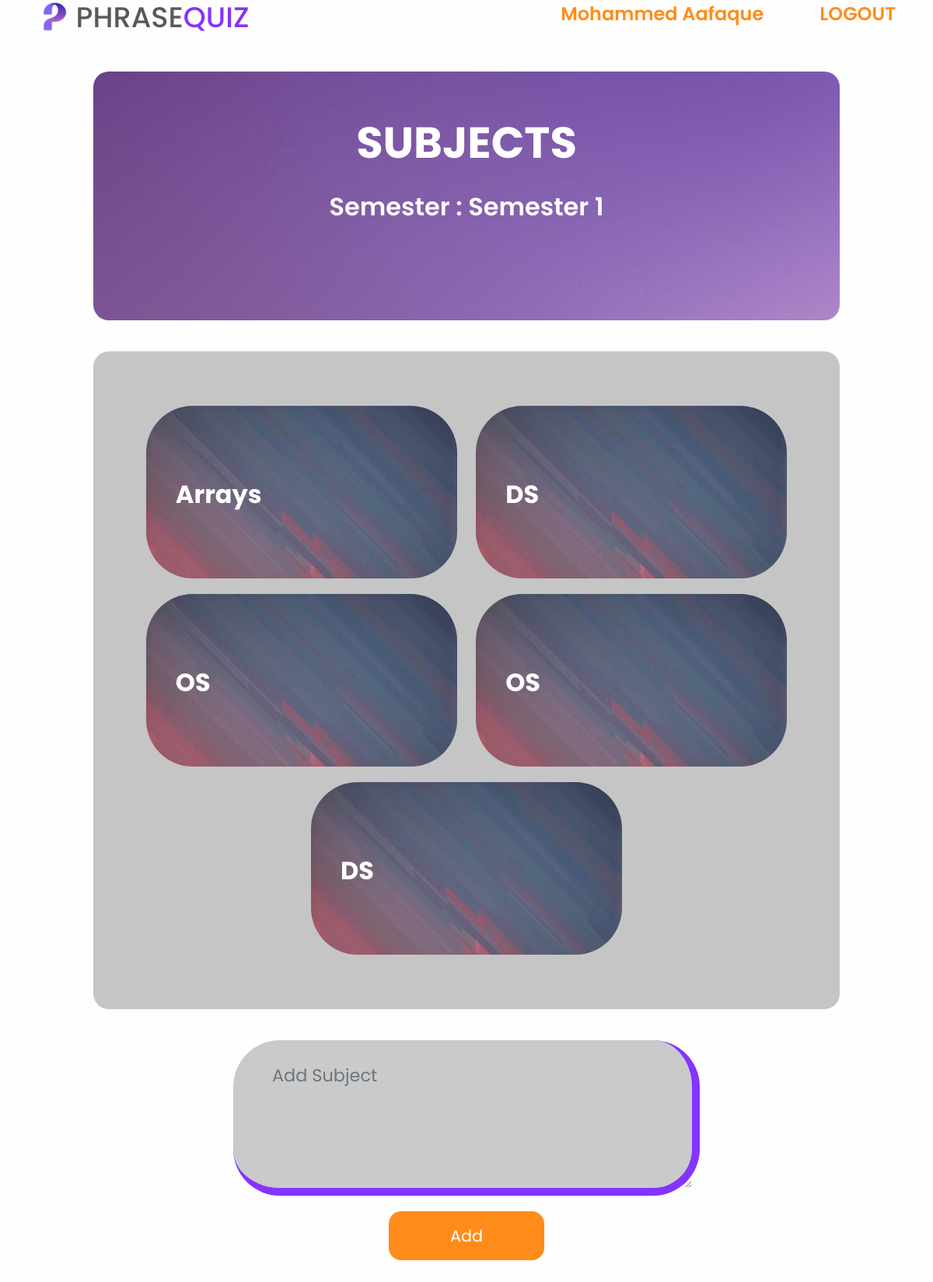
Page /semester/1 (signed in) on the earlier database version.
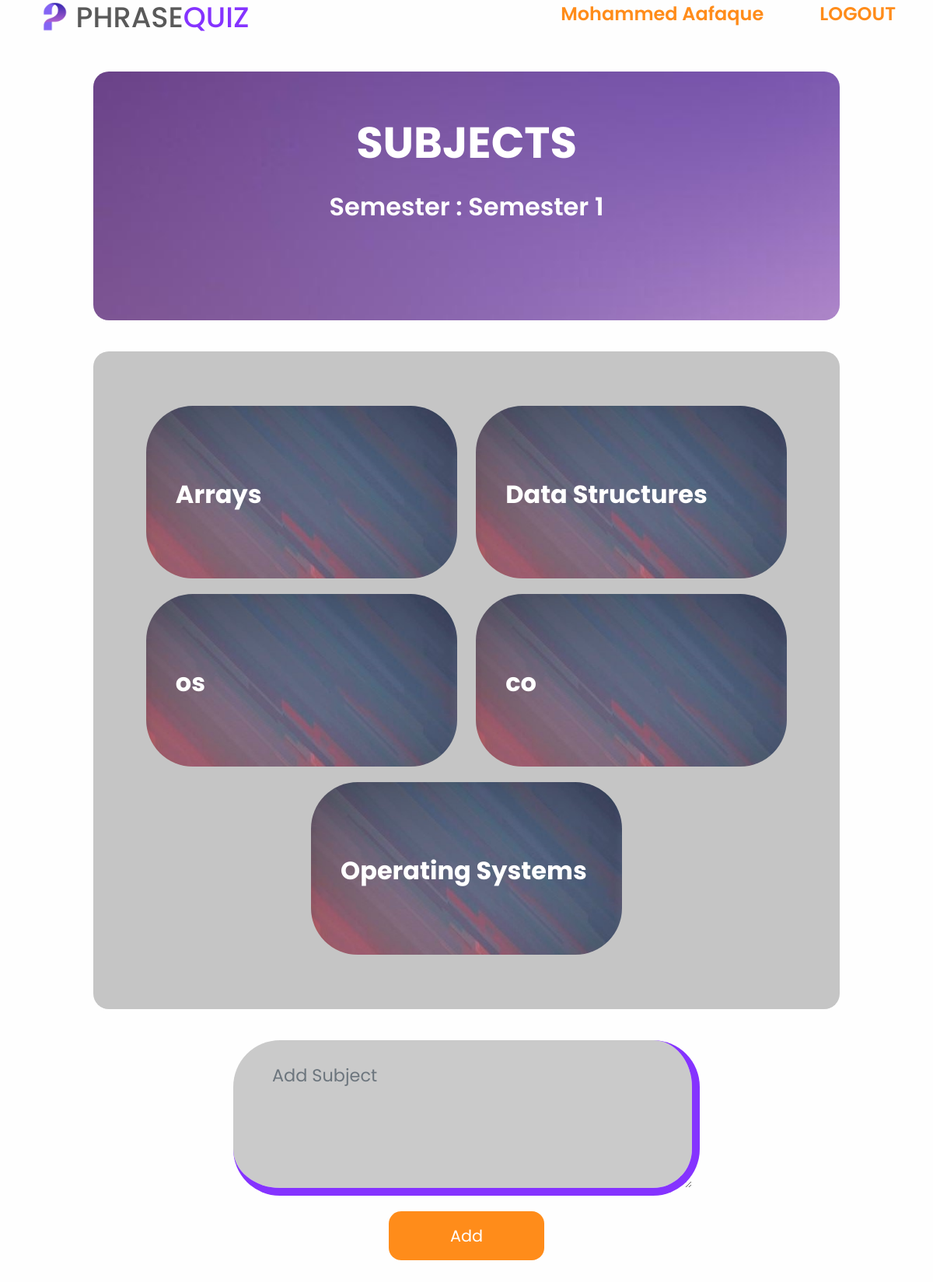
Same page on the later database version.
### website/models.py (models this page shows)
class User(db.Model, UserMixin):
    id = db.Column(db.Integer, primary_key=True)
    email = db.Column(db.String(150), unique=True)
    password = db.Column(db.String(150))
    full_name = db.Column(db.String(150))
    institution_name = db.Column(db.String(150))
    department = db.Column(db.String(300))
    designation = db.Column(db.String(150))
    sems = db.relationship('Semester')

class Semester(db.Model):
    id = db.Column(db.Integer, primary_key=True)
    sem = db.Column(db.String(50))
    user_id = db.Column(db.Integer, db.ForeignKey('user.id'))
    subs = db.relationship('Subject')

class Subject(db.Model):
    id = db.Column(db.Integer, primary_key=True)
    subject_ame = db.Column(db.String(200))
    semester_id = db.Column(db.Integer, db.ForeignKey('semester.id'))
    mods = db.relationship('Module')
    mcqs = db.relationship('MCQ')

### website/views.py (the view, shortened to what this page needs)
@views.route('/semester/<semId>', methods=['GET', 'POST'])
@login_required
def subjects(semId):
    sem = Semester.query.filter_by(id=semId).first()
    return render_template("subjects.html", sem=sem, user=current_user)

### website/__init__.py (called while the page is built)
def create_app():
    app = Flask(__name__)
    app.config['SECRET_KEY'] = 'AQP'
    app.config['SQLALCHEMY_DATABASE_URI'] = f'sqlite:///{DB_NAME}'
    db.init_app(app)
    login_manager = LoginManager()
    login_manager.login_view = 'auth.login'
    login_manager.init_app(app)
    @login_manager.user_loader
    def load_user(id):
        return User.query.get(int(id))
    from .views import views
    from .auth import auth
    app.register_blueprint(views, url_prefix='/')
    app.register_blueprint(auth, url_prefix='/')
    from .models import User, Semester
    create_database(app)
    login_manager = LoginManager()
    login_manager.login_view = 'auth.login'
    login_manager.init_app(app)
    @login_manager.user_loader
    def load_user(id):
        return User.query.get(int(id))
    return app

### website/templates/subjects.html (shortened to what this page needs)
{% extends "base.html" %} {% block title %}Subjects{% endblock %}{% block
content %}
<div class="subject-header-img">
  <p align="center" class="semester">SUBJECTS</p>
  <p class="sem-no-display" align="center">Semester : {{sem.sem}}</p>
</div>
<div class="list-img">
  <ul class="subjectWrap" id="subjects">
    {% for sub in sem.subs %}
    <li>
      <div
        class="subject-name"
        onClick="showModules({{sub.id}}, {{ sub.semester_id }})"
      >
        {{ sub.subject_ame }}
      </div>
    </li>
    {% endfor %}
  </ul>
</div>
<form method="POST">
  <div class="add-area">
    <div>
      <textarea
        name="sub"
        id="sub"
        class="form-control semester-textarea"
        placeholder="Add Subject"
      ></textarea>
    </div>
    <div>
      <button type="submit" class="sem-btn">Add</button>
    </div>
  </div>
</form>
{% endblock %}

### website/templates/base.html (shortened to what this page needs)
<!DOCTYPE html>
<html lang="en">
  <head>
    <link
      href="https://cdn.jsdelivr.net/npm/bootstrap@5.1.3/dist/css/bootstrap.min.css"
      rel="stylesheet"
    />
    <link
      rel="stylesheet"
      href="{{ url_for('static', filename='css/main.css') }}"
    />
  </head>
  <body>
    <header class="landing-page-header base-header">
      <div class="container">
        <div class="logo logo-base">
          <img
            src="{{ url_for('static', filename='assets/logo.png') }}"
            alt="Logo"
          />
          <h2 class="brand">PHRASE<span class="quiz">QUIZ</span></h2>
        </div>
        <div class="links base-links">
          <ul>
            {% if user.is_authenticated %}
            <li><a class="nav-links"> {{ user.full_name }} </a></li>
            <li>
              <a class="nav-links" id="logout" href="/logout">LOGOUT</a>
            </li>
            {% endif %}
          </ul>
        </div>
      </div>
    </header>
    <div class="container">{% block content %} {% endblock %}</div>
  </body>
</html>

### website/static/css/main.css (style rules this page uses)
*, *::before, *::after { padding: 0; margin: 0; box-sizing: border-box; }
body { font-family: "Poppins"; background-color: #fefefe; }
.quiz { color: #8533ff; }
.brand { font-size: 2.3rem; color: #595959; }
.nav-links { text-decoration: none; }
.container { position: relative; max-width: 81rem; width: 100%; margin: 0 auto; padding: 0 3rem; z-index: 10; }
.landing-page-header { position: relative; z-index: 70; }
.landing-page-header .container { display: flex; justify-content: space-between; align-items: center; }
.logo { display: flex; align-items: center; cursor: pointer; }
.logo img { width: 40px; margin-right: 0.6rem; margin-top: -0.6rem; }
.links ul { display: flex; list-style: none; align-items: center; }
.links a { color: var(--lightTwo); margin-left: 4.5rem; display: inline-block; transition: 0.3s; }
.base-links a { color: #ff8c1a; font-weight: 570; font-size: 1.5rem; }
.semester { color: white; padding-top: 50px; font-size: 3.5rem; font-weight: 700; }
.list-img { background-color: #c5c5c5; margin-top: 40px; padding-top: 10px; padding-bottom: 10px; width: 80vw; margin-left: auto; margin-right: auto; border-radius: 20px 20px 20px 20px; }
.semester-textarea { margin-top: 40px; width: 600px; height: 200px; border-color: #8533ff; border-image: none; border-radius: 60px 60px 60px 60px; border-style: none solid solid none; border-width: medium 10px 10px medium; box-shadow: 100px 200px rgb(202, 202, 202) inset; color: black; font-size: 1.4rem; line-height: 1.4em; padding: 30px 50px; transition: background-color 0.2s ease 0s; }
.sem-btn { color: white; border: none; width: 200px; background-color: #ff8c1a; padding: 1rem 2rem; margin-top: 20px; margin-bottom: 40px; border-radius: 16px; transition: 0.3s; font-size: 1.3rem; }
.subject-header-img { background-image: url("../assets/header-img.jpg"); width: 80vw; background-size: 100%; height: 40vh; margin-top: 40px; margin-left: auto; margin-right: auto; border-radius: 20px 20px 20px 20px; }
.sem-no-display { font-size: 2rem; color: white; font-weight: 550; }
.subject-name { font-size: 2rem; width: 90%; margin-left: auto; margin-right: auto; font-weight: 700; color: white; }
.add-area { display: flex; align-items: center; flex-direction: column; }
.subjectWrap { padding: 0; margin: 50px auto; list-style: none; text-align: center; }
.subjectWrap li { display: inline-block; width: 50%; width: 400px; padding: 90px 20px 40px; position: relative; vertical-align: top; margin: 10px; min-height: 25vh; background-image: url("../assets/semesters-image.jpg"); border-radius: 60px 60px 60px 60px; background-size: cover; border: none; text-align: left; }

Differences in the rows shown:
changed Subject: subject_ame "DS" → "Data Structures"
changed Subject (number 3 of 5 on the later page): subject_ame "OS" → "os"
changed Subject (number 4 of 5 on the later page): subject_ame "OS" → "co"
changed Subject: subject_ame "DS" → "Operating Systems"
